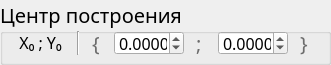
           <widget class="QGroupBox" name="groupBox_line">
            <property name="minimumSize">
             <size>
              <width>331</width>
              <height>65</height>
             </size>
            </property>
            <property name="maximumSize">
             <size>
              <width>331</width>
              <height>65</height>
             </size>
            </property>
            <property name="font">
             <font>
              <family>Futura</family>
              <pointsize>15</pointsize>
             </font>
            </property>
            <property name="toolTip">
             <string/>
            </property>
            <property name="statusTip">
             <string>Центр построения фигур</string>
            </property>
            <property name="title">
             <string>Центр построения</string>
            </property>
            <property name="flat">
             <bool>false</bool>
            </property>
            <property name="checkable">
             <bool>false</bool>
            </property>
            <widget class="QWidget" name="layoutWidget">
             <property name="geometry">
              <rect>
               <x>10</x>
               <y>30</y>
               <width>309</width>
               <height>26</height>
              </rect>
             </property>
             <layout class="QGridLayout" name="gridLayout_2">
              <item row="0" column="4">
               <widget class="QLabel" name="label_6">
                <property name="minimumSize">
                 <size>
                  <width>10</width>
                  <height>24</height>
                 </size>
                </property>
                <property name="maximumSize">
                 <size>
                  <width>10</width>
                  <height>24</height>
                 </size>
                </property>
                <property name="styleSheet">
                 <string notr="true">color: rgb(108, 108, 108);</string>
                </property>
                <property name="text">
                 <string>;</string>
                </property>
               </widget>
              </item>
              <item row="0" column="3">
               <widget class="QDoubleSpinBox" name="doubleSpinBox_xc">
                <property name="minimumSize">
                 <size>
                  <width>70</width>
                  <height>24</height>
                 </size>
                </property>
                <property name="maximumSize">
                 <size>
                  <width>70</width>
                  <height>24</height>
                 </size>
                </property>
                <property name="font">
                 <font>
                  <pointsize>12</pointsize>
                 </font>
                </property>
                <property name="toolTip">
                 <string>Коорд-та Х начала отрезка</string>
                </property>
                <property name="statusTip">
                 <string>Введите координату X</string>
                </property>
                <property name="decimals">
                 <number>4</number>
                </property>
                <property name="minimum">
                 <double>-1000.000000000000000</double>
                </property>
                <property name="maximum">
                 <double>1000.000000000000000</double>
                </property>
               </widget>
              </item>
              <item row="0" column="1">
               <widget class="Line" name="line_15">
                <property name="minimumSize">
                 <size>
                  <width>3</width>
                  <height>24</height>
                 </size>
                </property>
                <property name="maximumSize">
                 <size>
                  <width>3</width>
                  <height>24</height>
                 </size>
                </property>
                <property name="orientation">
                 <enum>Qt::Vertical</enum>
                </property>
               </widget>
              </item>
              <item row="0" column="2">
               <widget class="QLabel" name="label_4">
                <property name="minimumSize">
                 <size>
                  <width>10</width>
                  <height>24</height>
                 </size>
                </property>
                <property name="maximumSize">
                 <size>
                  <width>10</width>
                  <height>24</height>
                 </size>
                </property>
                <property name="styleSheet">
                 <string notr="true">color: rgb(108, 108, 108);</string>
                </property>
                <property name="text">
                 <string>{</string>
                </property>
               </widget>
              </item>
              <item row="0" column="5">
               <widget class="QDoubleSpinBox" name="doubleSpinBox_yc">
                <property name="minimumSize">
                 <size>
                  <width>70</width>
                  <height>24</height>
                 </size>
                </property>
                <property name="maximumSize">
                 <size>
                  <width>70</width>
                  <height>24</height>
                 </size>
                </property>
                <property name="font">
                 <font>
                  <pointsize>12</pointsize>
                 </font>
                </property>
                <property name="toolTip">
                 <string>Коорд-та Y начала отрезка</string>
                </property>
                <property name="statusTip">
                 <string>Введите координату Y</string>
                </property>
                <property name="decimals">
                 <number>4</number>
                </property>
                <property name="minimum">
                 <double>-1000.000000000000000</double>
                </property>
                <property name="maximum">
                 <double>1000.000000000000000</double>
                </property>
               </widget>
              </item>
              <item row="0" column="0">
               <widget class="QLabel" name="label_2">
                <property name="minimumSize">
                 <size>
                  <width>49</width>
                  <height>21</height>
                 </size>
                </property>
                <property name="maximumSize">
                 <size>
                  <width>49</width>
                  <height>21</height>
                 </size>
                </property>
                <property name="font">
                 <font>
                  <family>Futura</family>
                  <pointsize>12</pointsize>
                 </font>
                </property>
                <property name="statusTip">
                 <string>Координаты центра построения</string>
                </property>
                <property name="text">
                 <string>{ X₀ ; Y₀ }</string>
                </property>
                <property name="alignment">
                 <set>Qt::AlignCenter</set>
                </property>
               </widget>
              </item>
              <item row="0" column="6">
               <widget class="QLabel" name="label_8">
                <property name="minimumSize">
                 <size>
                  <width>10</width>
                  <height>24</height>
                 </size>
                </property>
                <property name="maximumSize">
                 <size>
                  <width>10</width>
                  <height>24</height>
                 </size>
                </property>
                <property name="styleSheet">
                 <string notr="true">color: rgb(108, 108, 108);</string>
                </property>
                <property name="text">
                 <string>}</string>
                </property>
               </widget>
              </item>
             </layout>
            </widget>
           </widget>
